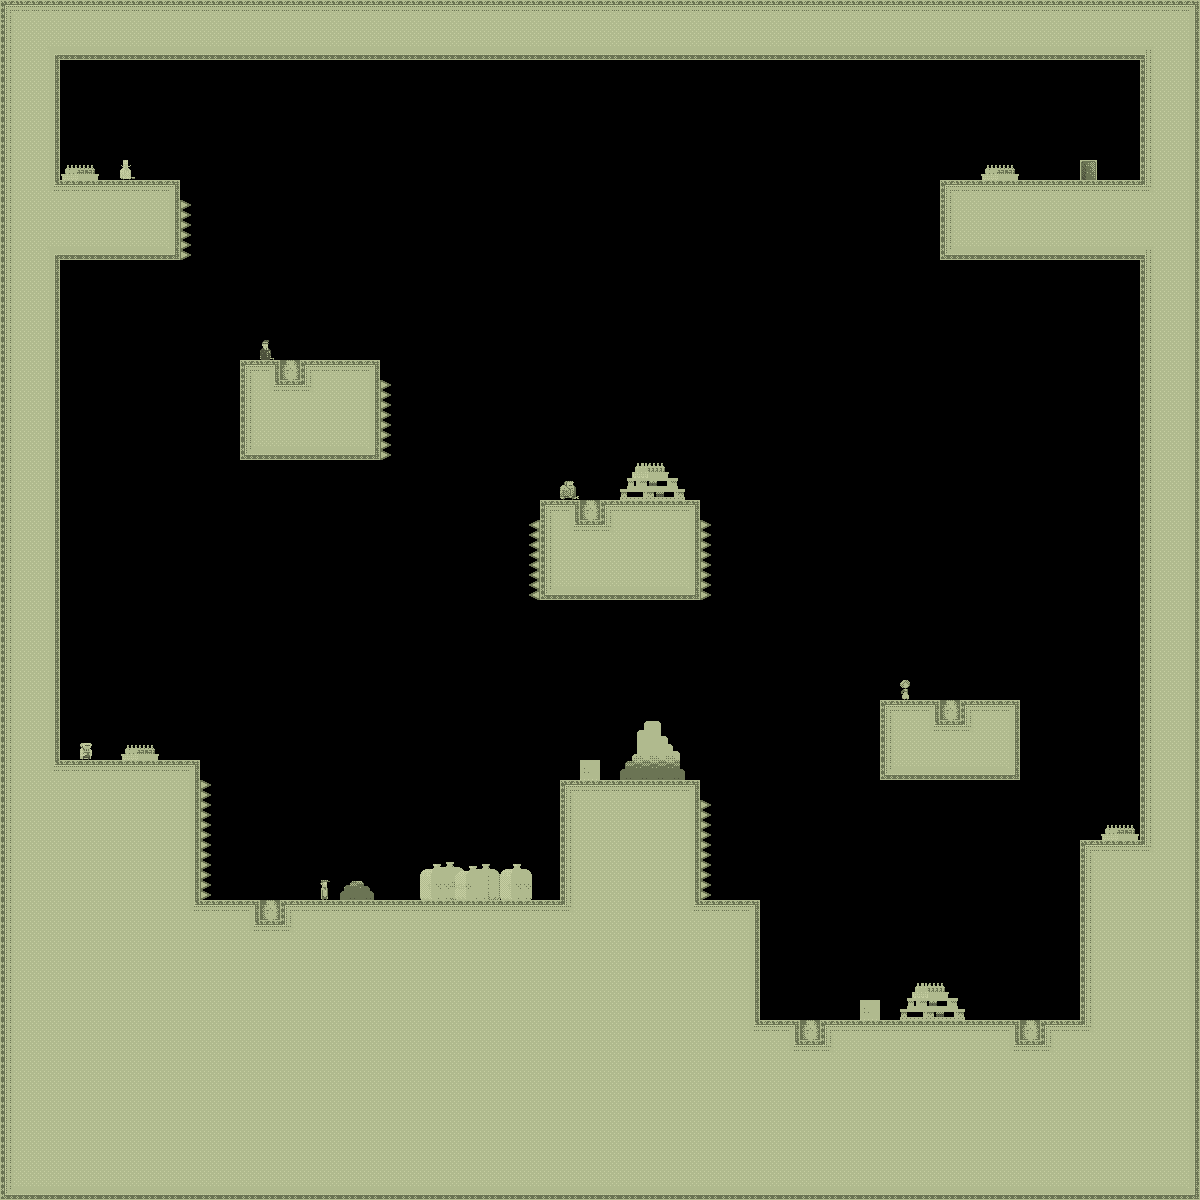

A 2D game scene composited from a Tiled map and its tileset images. What follows is a short description and the map's XML, with each tile layer's data collapsed to a summary:
An orthogonal 60x60 tile map with 20x20 px tiles, 1 tile layer (bg) and 5 objects.

<map version="1.0" orientation="orthogonal" width="60" height="60" tilewidth="20" tileheight="20">
 <tileset firstgid="1" name="tiles_sydney" tilewidth="20" tileheight="20">
  <image source="../../../../../SuperLemonadeFactory1989Content/Lemonade/tiles_sydney.png" width="400" height="400" />
  <terraintypes>
   <terrain name="regularBlocks" tile="-1" />
  </terraintypes>
  <tile id="8" terrain=",,,0" />
  <tile id="9" terrain=",,0,0" />
  <tile id="10" terrain=",,0,0" />
  <tile id="11" terrain=",,0,0" />
  <tile id="12" terrain=",,0,0" />
  <tile id="13" terrain=",,0,0" />
  <tile id="14" terrain=",,0," />
  <tile id="15" terrain="0,0,0," />
  <tile id="16" terrain="0,0,,0" />
  <tile id="28" terrain=",0,,0" />
  <tile id="34" terrain="0,,0," />
  <tile id="35" terrain="0,,0,0" />
  <tile id="36" terrain=",0,0,0" />
  <tile id="48" terrain=",0,,0" />
  <tile id="54" terrain="0,,0," />
  <tile id="68" terrain=",0,,0" />
  <tile id="74" terrain="0,,0," />
  <tile id="88" terrain=",0,,0" />
  <tile id="94" terrain="0,,0," />
  <tile id="108" terrain=",0,,0" />
  <tile id="114" terrain="0,,0," />
  <tile id="128" terrain=",0,," />
  <tile id="129" terrain="0,0,," />
  <tile id="130" terrain="0,0,," />
  <tile id="131" terrain="0,0,," />
  <tile id="132" terrain="0,0,," />
  <tile id="133" terrain="0,0,," />
  <tile id="134" terrain="0,,," />
  <tile id="194" terrain="0,0,0,0" />
  <tile id="356">
   <properties>
    <property name="LargeCrate" value="" />
   </properties>
  </tile>
  <tile id="380">
   <properties>
    <property name="Andre" value="" />
   </properties>
  </tile>
  <tile id="381">
   <properties>
    <property name="Liselot" value="" />
   </properties>
  </tile>
  <tile id="382">
   <properties>
    <property name="Amsterdaam" value="" />
   </properties>
  </tile>
  <tile id="383">
   <properties>
    <property name="Worker" value="" />
   </properties>
  </tile>
  <tile id="384">
   <properties>
    <property name="Inspector" value="" />
   </properties>
  </tile>
  <tile id="385">
   <properties>
    <property name="Chef" value="" />
   </properties>
  </tile>
  <tile id="386">
   <properties>
    <property name="Exit" value="" />
   </properties>
  </tile>
  <tile id="387">
   <properties>
    <property name="Trampoline" value="" />
   </properties>
  </tile>
  <tile id="388">
   <properties>
    <property name="SmallCrate" value="" />
   </properties>
  </tile>
  <tile id="389">
   <properties>
    <property name="SugarBag" value="" />
   </properties>
  </tile>
 </tileset>
 <layer name="bg" width="60" height="60">
  <data>[3600 cells, 1594 non-empty, 82 distinct tile ids]</data>
 </layer>
 <objectgroup name="boxes" width="60" height="60">
  <object x="180" y="180">
   <polyline points="40,0 720,0" />
  </object>
  <object x="420" y="380">
   <polyline points="0,0 0,100 20,120 40,120 60,100 60,0 40,-20 20,-20 0,0" />
  </object>
  <object x="600" y="660">
   <polyline points="160,-140 160,20 180,40 200,40 220,20 220,-140 200,-160 180,-160 160,-140" />
  </object>
  <object x="140" y="360">
   <polyline points="0,0 0,200 180,200 180,380" />
  </object>
  <object x="1040" y="700">
   <polyline points="0,0 0,100 20,100" />
  </object>
 </objectgroup>
</map>
